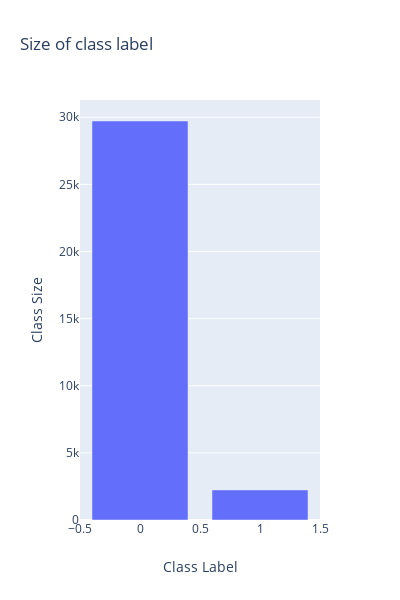

The cell this chart's notebook holds for it:
### Code cell
#Visualizing the distribution of class label
bar1 = go.Bar(x =main_df['label'].value_counts().index, y=main_df['label'].value_counts().values)

layout = go.Layout(title = 'Size of class label',
                  xaxis = dict(title = 'Class Label'),
                  yaxis = dict(title = 'Class Size'), 
                   width = 400, height = 600)

fig = go.Figure(data = bar1, layout = layout)
fig.show()

### Figure 1 — Plotly figure (JSON) as saved in the notebook; plotly's stock layout.template omitted (floating-point values rounded to 4 significant figures)
{"data": [{"type": "bar", "x": [0, 1], "y": [29720, 2242]}], "layout": {"height": 600, "title": {"text": "Size of class label"}, "width": 400, "xaxis": {"title": {"text": "Class Label"}}, "yaxis": {"title": {"text": "Class Size"}}}}
